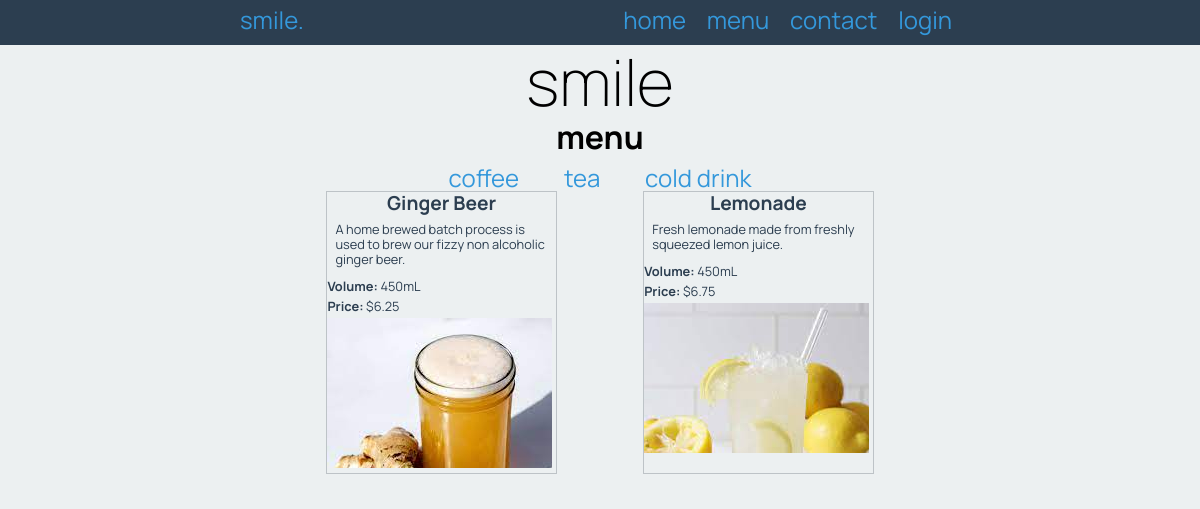
/menu/3, run on the app's committed database.
### tables this page shows
CREATE TABLE "category" (
	"id"	INTEGER,
	"name"	varchar(30),
	PRIMARY KEY("id" AUTOINCREMENT)
);

CREATE TABLE "product" (
	"id"	INTEGER,
	"name"	varchar(30),
	"description"	varchar(300),
	"volume"	char(6),
	"filename"	varchar(30),
	"price"	decimal(5, 2),
	"cat_id"	INTEGER,
	PRIMARY KEY("id" AUTOINCREMENT)
);

### app.py (the view, shortened to what this page needs)
@app.route('/menu/<cat_id>', methods=["GET", "POST"])
def render_menu_page(cat_id):
    query = "SELECT name, description, volume, price, filename FROM product WHERE cat_id = ? ORDER BY name"
    conn = create_connection(DATABASE)
    cur = conn.cursor()
    cur.execute(query, (cat_id, ))
    coffees = cur.fetchall()
    cat_query = "SELECT * FROM category"
    cur.execute(cat_query)
    categories = cur.fetchall()
    conn.close()
    return render_template('menu.html', drinks=coffees, categories=categories, cat_id=cat_id)

### app.py (called while the page is built)
def create_connection(db_file):
    try:
        connection = sqlite3.connect(db_file)
        return connection
    except sqlite3.Error as e:
        print(e)
    return None

### templates/menu.html (shortened to what this page needs)
{% extends "base.html" %}
{% block pageheading %}menu{% endblock %}
{% block main %}
<div class="categories">
    <ul>
        {% for category in categories %}
        <li>
            <a href="/menu/{{ category[0] }}">{{ category[1] }}</a>
        </li>
        {% endfor %}
    </ul>
</div>
<div class="products">
    {% for drink in drinks %}
    <div class="product-box">
        <h3>{{ drink[0] }}</h3>
        <p class="product-box-info">{{ drink[1] }}</p>
        <p><strong>Volume: </strong>{{ drink[2] }}</p>
        <p><strong>Price: </strong>${{ drink[3] }}</p>
        <p class="product-box-image"><img src="/static/images/{{ drink[4] }}.jpg" /></p>
    </div>
    {% endfor %}
</div>
{% endblock %}

### static/style.css (style rules this page uses)
* { font-family: 'Manrope', sans-serif; padding: 0; margin: 0; box-sizing: border-box; }
body { background-color: rgba(236, 240, 241, 1.0); }
img { max-width: 100%; }
a, a:visited { color: rgba(52, 152, 219, 1.0); text-decoration: none; }
.categories ul { list-style-type: none; text-align: center; }
.categories ul li { display: inline; margin: 0 20px; font-size: 1.5em; }
.products { display: flex; flex-wrap: wrap; justify-content: space-evenly; }
.product-box { width: 32%; border: 1px solid rgba(189, 195, 199, 1.0); color: rgba(44, 62, 80, 1.0); margin-bottom: 0.5rem; }
.product-box-image { height: 150px; overflow: hidden; }
.product-box-info { padding: 0.5rem; }
.product-box h3 { font-size: 1.2rem; text-align: center; }
.product-box p { font-size: 0.8rem; margin-bottom: 0.3rem; }

### data on the page
category: name "coffee"
category: name "tea"
category: name "cold drink"
product: name "Ginger Beer", description "A home brewed batch process is used to brew our fizzy non alcoholic ginger beer.", volume "450mL", price "6.25", filename (picture)
product: name "Lemonade", description "Fresh lemonade made from freshly squeezed lemon juice.", volume "450mL", price "6.75", filename (picture)
